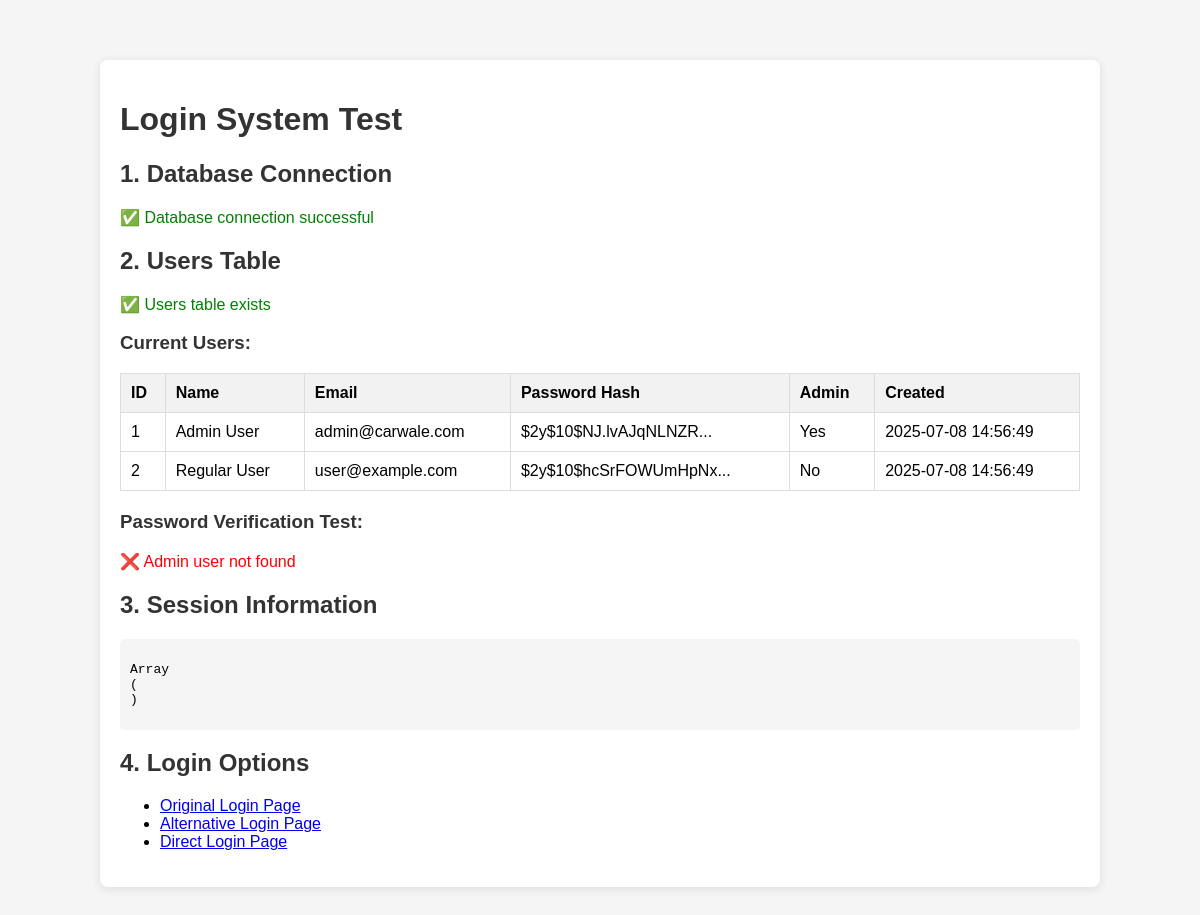
The page /login_test.php on the database its author committed.
### tables this page shows
CREATE TABLE IF NOT EXISTS users (
    id INT AUTO_INCREMENT PRIMARY KEY,
    name VARCHAR(100) NOT NULL,
    email VARCHAR(100) NOT NULL UNIQUE,
    password VARCHAR(255) NOT NULL,
    is_admin TINYINT(1) DEFAULT 0,
    created_at TIMESTAMP DEFAULT CURRENT_TIMESTAMP,
    updated_at TIMESTAMP DEFAULT CURRENT_TIMESTAMP ON UPDATE CURRENT_TIMESTAMP
);

### login_test.php (the view, shortened to what this page needs)
<?php
echo '<!DOCTYPE html>
<html lang="en">
<head>
    <meta charset="UTF-8">
    <meta name="viewport" content="width=device-width, initial-scale=1.0">
    <title>Login Test</title>
    <style>
        body {
            font-family: Arial, sans-serif;
            max-width: 1000px;
            margin: 40px auto;
            padding: 20px;
            background-color: #f5f5f5;
        }
        .container {
            background-color: white;
            padding: 20px;
            border-radius: 8px;
            box-shadow: 0 2px 10px rgba(0, 0, 0, 0.1);
        }
        h1, h2, h3 {
            color: #333;
        }
        table {
            width: 100%;
            border-collapse: collapse;
            margin-bottom: 20px;
        }
        th, td {
            padding: 10px;
            border: 1px solid #ddd;
            text-align: left;
        }
        th {
            background-color: #f2f2f2;
        }
        .success {
            color: green;
        }
        .error {
            color: red;
        }
        .code {
            background-color: #f5f5f5;
            padding: 10px;
            border-radius: 5px;
            font-family: monospace;
            overflow-x: auto;
        }
    </style>
</head>
<body>
    <div class="container">
        <h1>Login System Test</h1>';
require_once('includes/db_connection.php');
echo '<h2>1. Database Connection</h2>';
if ($con) {
    echo '<p class="success">✅ Database connection successful</p>';
} else {
    echo '<p class="error">❌ Database connection failed: ' . mysqli_connect_error() . '</p>';
    exit;
}
echo '<h2>2. Users Table</h2>';
$check_table = mysqli_query($con, "SHOW TABLES LIKE 'users'");
if (mysqli_num_rows($check_table) > 0) {
    echo '<p class="success">✅ Users table exists</p>';
    echo '<h3>Current Users:</h3>';
    $users_query = "SELECT id, name, email, password, is_admin, created_at FROM users";
    $users_result = mysqli_query($con, $users_query);
    if ($users_result && mysqli_num_rows($users_result) > 0) {
        echo '<table>';
        echo '<tr><th>ID</th><th>Name</th><th>Email</th><th>Password Hash</th><th>Admin</th><th>Created</th></tr>';
        while ($row = mysqli_fetch_assoc($users_result)) {
            echo '<tr>';
            echo '<td>' . htmlspecialchars($row['id']) . '</td>';
            echo '<td>' . htmlspecialchars($row['name']) . '</td>';
            echo '<td>' . htmlspecialchars($row['email']) . '</td>';
            echo '<td>' . substr(htmlspecialchars($row['password']), 0, 20) . '...</td>';
            echo '<td>' . ($row['is_admin'] ? 'Yes' : 'No') . '</td>';
            echo '<td>' . htmlspecialchars($row['created_at'] ?? 'N/A') . '</td>';
            echo '</tr>';
        }
        echo '</table>';
    } else {
        echo '<p class="error">❌ No users found in the table</p>';
    }
    echo '<h3>Password Verification Test:</h3>';
    $check_admin = "SELECT id, password FROM users WHERE email = 'admin@example.com' LIMIT 1";
    $admin_result = mysqli_query($con, $check_admin);
    if ($admin_result && mysqli_num_rows($admin_result) > 0) {
        $admin = mysqli_fetch_assoc($admin_result);
        $admin_id = $admin['id'];
        $stored_hash = $admin['password'];
        echo '<p>Testing admin password verification:</p>';
        $test_password = 'admin123';
        if (password_verify($test_password, $stored_hash)) {
            echo '<p class="success">✅ Password verification success for "admin123"</p>';
        } else {
            echo '<p class="error">❌ Password verification failed for "admin123"</p>';
            echo '<form method="post" action="' . htmlspecialchars($_SERVER['PHP_SELF']) . '">';
            echo '<input type="hidden" name="reset_admin_password" value="1">';
            echo '<button type="submit">Reset Admin Password</button>';
            echo '</form>';
        }
    } else {
        echo '<p class="error">❌ Admin user not found</p>';
    }
} else {
    echo '<p class="error">❌ Users table does not exist</p>';
}
echo '<h2>3. Session Information</h2>';
echo '<div class="code">';
echo '<pre>';
print_r($_SESSION);
echo '</pre>';
echo '</div>';
echo '<h2>4. Login Options</h2>';
echo '<ul>';
echo '<li><a href="login_page/login_page.php">Original Login Page</a></li>';
echo '<li><a href="login_page/alt_login.php">Alternative Login Page</a></li>';
echo '<li><a href="direct_login.php">Direct Login Page</a></li>';
echo '</ul>';
echo '</div></body></html>';
?>

### login_test.php (style rules this page uses)
body { font-family: Arial, sans-serif; max-width: 1000px; margin: 40px auto; padding: 20px; background-color: #f5f5f5; }
.container { background-color: white; padding: 20px; border-radius: 8px; box-shadow: 0 2px 10px rgba(0, 0, 0, 0.1); }
h1, h2, h3 { color: #333; }
table { width: 100%; border-collapse: collapse; margin-bottom: 20px; }
th, td { padding: 10px; border: 1px solid #ddd; text-align: left; }
th { background-color: #f2f2f2; }
.success { color: green; }
.error { color: red; }
.code { background-color: #f5f5f5; padding: 10px; border-radius: 5px; font-family: monospace; overflow-x: auto; }

### rows shown on the page
users: id "1", name "Admin User", email "admin@carwale.com", password "$2y$10$NJ.lvAJqNLNZR", is_admin "Yes", created_at "2025-07-08 14:56:49"
users: id "2", name "Regular User", email "user@example.com", password "$2y$10$hcSrFOWUmHpNx", is_admin "No", created_at "2025-07-08 14:56:49"
